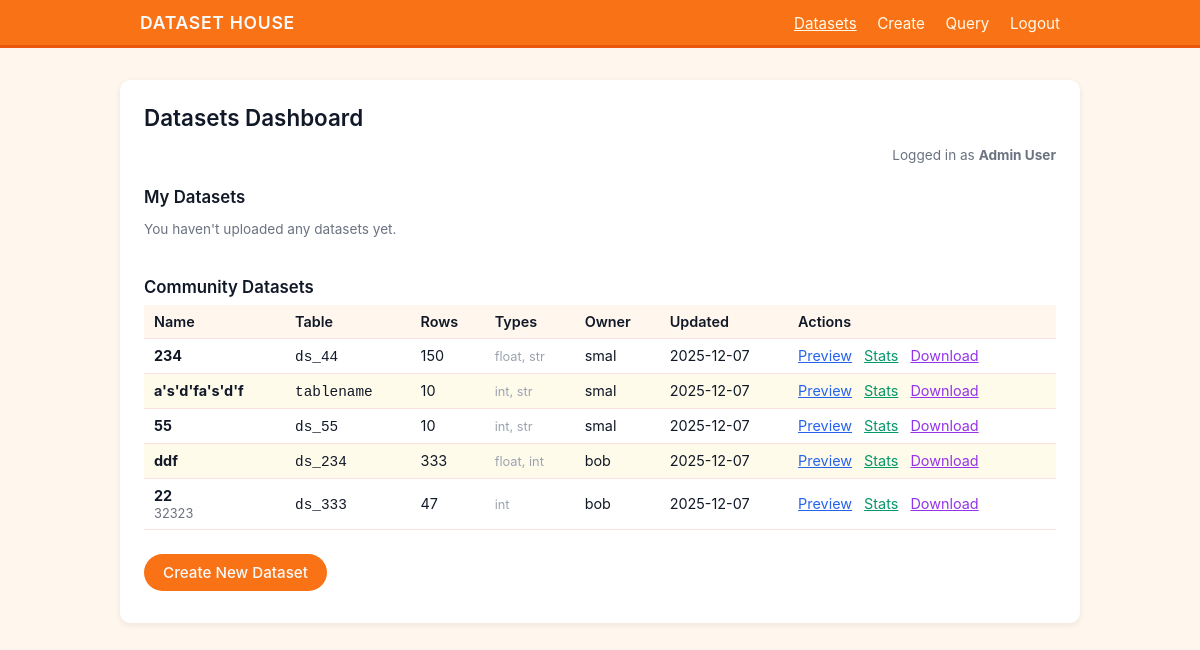
/datasets (signed in), run on an earlier commit of the app's database.
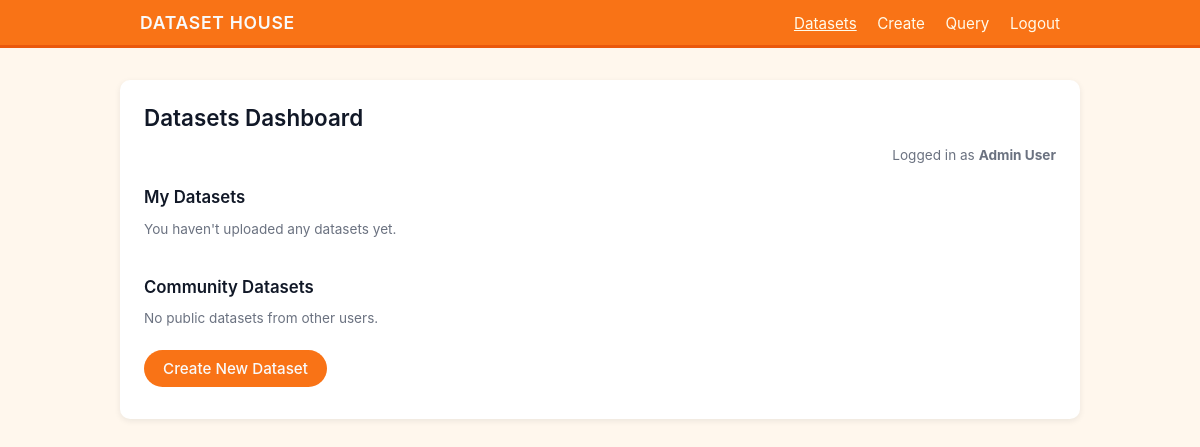
And on a later commit of the database.
### models.py (models this page shows, shortened)
class User(UserMixin, db.Model):
    __tablename__ = 'users'
    id = db.Column(db.Integer, primary_key=True)  # PK_user_id
    full_name = db.Column(db.String(100), nullable=False)
    email = db.Column(db.String(120), unique=True, nullable=False)
    password_hash = db.Column(db.String(200), nullable=False)
    created_at = db.Column(db.DateTime, default=datetime.utcnow)
    datasets = db.relationship('Dataset', backref='owner', lazy=True)
    queries = db.relationship('QueryLog', backref='user', lazy=True)

class Dataset(db.Model):
    __tablename__ = 'datasets'
    id = db.Column(db.Integer, primary_key=True)
    name = db.Column(db.String(100), nullable=False)
    table_name = db.Column(db.String(100), unique=True, nullable=False)
    description = db.Column(db.Text)
    tags = db.Column(db.String(200))
    rows = db.Column(db.Integer, default=0)
    columns = db.Column(db.Integer, default=0)
    types = db.Column(db.String(200), default="unknown")
    visibility = db.Column(db.String(20), default='public')
    file_path = db.Column(db.String(200))
    created_at = db.Column(db.DateTime, default=datetime.utcnow)
    updated_at = db.Column(db.DateTime, default=datetime.utcnow, onupdate=datetime.utcnow)
    owner_id = db.Column(db.Integer, db.ForeignKey('users.id'), nullable=False)
    logs = db.relationship('QueryLog', backref='dataset', lazy=True, cascade="all, delete-orphan")

### app.py (the view)
@app.route('/datasets')
@login_required
def dataset_list():
    my_datasets = Dataset.query.filter_by(owner_id=current_user.id).order_by(Dataset.created_at.desc()).all()
    other_datasets = Dataset.query.filter(
        Dataset.owner_id != current_user.id,
        Dataset.visibility == 'public'
    ).order_by(Dataset.created_at.desc()).all()
    return render_template('datasets.html', my_datasets=my_datasets, other_datasets=other_datasets)

### app.py (called while the page is built)
@login_manager.user_loader
def load_user(user_id):
    return User.query.get(int(user_id))

### templates/datasets.html (shortened to what this page needs)
<!DOCTYPE html>
<html lang="en">
<head>
    <link rel="stylesheet" href="{{ url_for('static', filename='css/styles.css') }}">
</head>
<body>
<header>
    <div class="header-inner">
        <div class="logo">DATASET HOUSE</div>
        <nav>
            <a href="{{ url_for('dataset_list') }}" class="active">Datasets</a>
            <a href="{{ url_for('dataset_create') }}">Create</a>
            <a href="{{ url_for('dataset_query') }}" target="_blank">Query</a>
            <a href="{{ url_for('logout') }}">Logout</a>
        </nav>
    </div>
</header>
<main class="main">
    <h1>Datasets Dashboard</h1>
    <div class="text-right meta">
        Logged in as <strong>{{ current_user.full_name }}</strong>
    </div>
    <h2>My Datasets</h2>
    {% if my_datasets %}
    <table class="table">
        <thead>
        <tr>
            <th>Name</th>
            <th>Table</th>
            <th>Rows</th>
            <th>Types</th>
            <th>Updated</th>
            <th>Visibility</th>
            <th>Actions</th>
        </tr>
        </thead>
        <tbody>
        {% for ds in my_datasets %}
        <tr>
            <td>
                <strong>{{ ds.name }}</strong><br>
                <span class="text-muted" style="font-size:0.8rem">{{ ds.tags }}</span>
            </td>
            <td><code>{{ ds.table_name }}</code></td>
            <td>{{ ds.rows }}</td>
            <td><span class="field-note">{{ ds.types }}</span></td>
            <td>{{ ds.updated_at.strftime('%Y-%m-%d') }}</td>
            <td>
                {% if ds.visibility == 'private' %}
                <span class="badge" style="background:#fee2e2; color:#991b1b">Private</span>
                {% else %}
                <span class="badge">Public</span>
                {% endif %}
            </td>
            <td>
                <a href="{{ url_for('dataset_preview', id=ds.id) }}" class="action-link" style="color: #2563eb;">Preview</a>
                <a href="{{ url_for('dataset_stats', id=ds.id) }}" class="action-link" style="color: #059669;">Stats</a>
                <a href="{{ url_for('dataset_edit', id=ds.id) }}" class="action-link">Edit</a>
                <a href="{{ url_for('dataset_download', id=ds.id) }}" class="action-link" style="color: #9333ea;">Download</a>
            </td>
        </tr>
        {% endfor %}
        </tbody>
    </table>
    {% else %}
        <p class="text-muted">You haven't uploaded any datasets yet.</p>
    {% endif %}
    <h2 style="margin-top:40px;">Community Datasets</h2>
    {% if other_datasets %}
    <table class="table">
        <thead>
        <tr>
            <th>Name</th>
            <th>Table</th>
            <th>Rows</th>
            <th>Types</th>
            <th>Owner</th>
            <th>Updated</th>
            <th>Actions</th>
        </tr>
        </thead>
        <tbody>
        {% for ds in other_datasets %}
        <tr>
            <td>
                <strong>{{ ds.name }}</strong><br>
                <span class="text-muted" style="font-size:0.8rem">{{ ds.tags }}</span>
            </td>
            <td><code>{{ ds.table_name }}</code></td>
            <td>{{ ds.rows }}</td>
            <td><span class="field-note">{{ ds.types }}</span></td>
            <td>{{ ds.owner.full_name }}</td>
            <td>{{ ds.updated_at.strftime('%Y-%m-%d') }}</td>
            <td>
                <a href="{{ url_for('dataset_preview', id=ds.id) }}" class="action-link" style="color: #2563eb;">Preview</a>
                <a href="{{ url_for('dataset_stats', id=ds.id) }}" class="action-link" style="color: #059669;">Stats</a>
                <a href="{{ url_for('dataset_download', id=ds.id) }}" class="action-link" style="color: #9333ea;">Download</a>
            </td>
        </tr>
        {% endfor %}
        </tbody>
    </table>
    {% else %}
        <p class="text-muted">No public datasets from other users.</p>
    {% endif %}
    <div class="actions">
        <a href="{{ url_for('dataset_create') }}" class="btn btn-primary">Create New Dataset</a>
    </div>
</main>
</body>
</html>

### static/css/styles.css (style rules this page uses)
* { box-sizing: border-box; }
body { margin: 0; font-family: -apple-system, BlinkMacSystemFont, "Segoe UI", Roboto, sans-serif; background-color: #fff7ed; color: #111827; }
header { background-color: #f97316; color: #f9fafb; border-bottom: 3px solid #ea580c; }
.header-inner { max-width: 960px; margin: 0 auto; padding: 12px 20px; display: flex; align-items: center; justify-content: space-between; }
.logo { font-size: 1.1rem; font-weight: 600; letter-spacing: 0.04em; }
nav a { margin-left: 16px; text-decoration: none; color: #fffbeb; font-size: 0.95rem; }
nav a:hover, nav a.active { text-decoration: underline; }
.main { max-width: 960px; margin: 32px auto; padding: 24px 24px 32px; background-color: #ffffff; border-radius: 10px; box-shadow: 0 2px 6px rgba(15, 23, 42, 0.08); }
h1 { margin: 0 0 16px; font-size: 1.4rem; font-weight: 600; }
h2 { margin: 24px 0 8px; font-size: 1.05rem; font-weight: 600; }
.actions { margin-top: 24px; display: flex; gap: 12px; flex-wrap: wrap; }
.btn { display: inline-block; padding: 8px 18px; border-radius: 999px; border: 1px solid transparent; font-size: 0.95rem; font-weight: 500; text-decoration: none; text-align: center; cursor: pointer; }
.btn-primary { background-color: #f97316; color: #f9fafb; }
.meta { font-size: 0.85rem; color: #6b7280; }
.text-right { text-align: right; }
.text-muted { color: #6b7280; font-size: 0.85rem; }

What changed in the data, as far as the page shows it:
removed Dataset: name "234", table_name "ds_44", rows "150", types "float, str", owner.full_name "smal", updated_at "2025-12-07"
removed Dataset: name "a's'd'fa's'd'f", table_name "tablename", rows "10", types "int, str", owner.full_name "smal", updated_at "2025-12-07"
removed Dataset: name "55", table_name "ds_55", rows "10", types "int, str", owner.full_name "smal", updated_at "2025-12-07"
removed Dataset: name "ddf", table_name "ds_234", rows "333", types "float, int", owner.full_name "bob", updated_at "2025-12-07"
removed Dataset: name "22", tags "32323", table_name "ds_333", rows "47", types "int", owner.full_name "bob", updated_at "2025-12-07"
Also different on the page:
text no longer shown: "Name Table Rows Types Owner Updated Actions"
text now shown: "No public datasets from other users."
